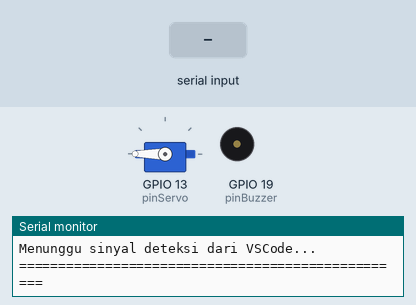
This sketch was run on a simulated ESP32. On the bench: servo, buzzer (waves = sounding, pin HIGH), the last lines printed to the serial monitor. Inputs (shaded band) come from the test bench.

Above: at 3.0 s.
3.1 s: "1" received over Serial
At 4.3 s:
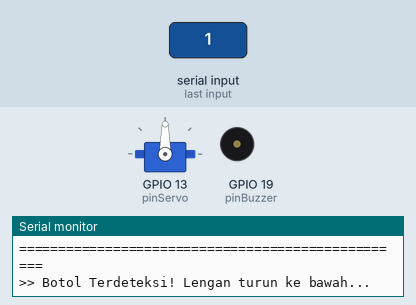
4.6 s: "2" received over Serial
At 6.2 s:
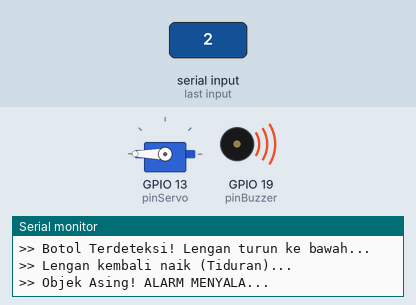
Timing chart, 0 to 8.6 s (numbered marks = the images above; inputs shaded):
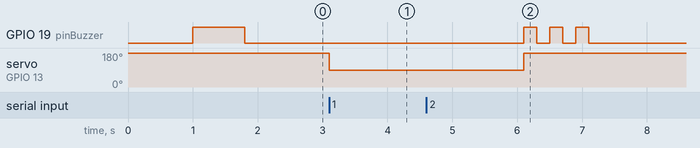

The sketch:

CodeArduinoIDE_ForESP32.ino
```cpp
#include <ESP32Servo.h>

Servo pintuServo;

// ==========================================
// DEKLARASI PIN
// ==========================================
const int pinServo = 13;
const int pinBuzzer = 19;

void setup() {
  Serial.begin(115200);

  // 1. KUNCI SERVO DI POSISI AWAL (180 Derajat)
  // Ini ekuivalen dengan titik awal yang Anda bayangkan sebagai -180
  pintuServo.attach(pinServo);
  pintuServo.write(180);

  // 2. INISIALISASI BUZZER
  pinMode(pinBuzzer, OUTPUT);
  digitalWrite(pinBuzzer, LOW);

  // 3. BUNYI BEEP STARTUP
  delay(1000);
  digitalWrite(pinBuzzer, HIGH);
  delay(800);
  digitalWrite(pinBuzzer, LOW);

  Serial.println("==================================================");
  Serial.println("SISTEM READY (MODE SG90 PRESISI)");
  Serial.println("Menunggu sinyal deteksi dari VSCode...");
  Serial.println("==================================================");
}

void loop() {
  if (Serial.available() > 0) {
    char perintah = Serial.read();

    // ==========================================
    // LOGIKA 1: BOTOL PLASTIK -> TURUN KE BAWAH
    // ==========================================
    if (perintah == '1') {
      Serial.println(">> Botol Terdeteksi! Lengan turun ke bawah...");

      // Mundur 90 derajat (Ekuivalen dengan bergerak ke -90)
      pintuServo.write(90);
      delay(3000);

      Serial.println(">> Lengan kembali naik (Tiduran)...");

      // Kembali ke titik awal (Ekuivalen dengan kembali ke -180)
      pintuServo.write(180);
    }

    // ==========================================
    // LOGIKA 2: OBJEK ILEGAL -> ALARM
    // ==========================================
    else if (perintah == '2') {
      Serial.println(">> Objek Asing! ALARM MENYALA...");

      for(int i = 0; i < 3; i++) {
        digitalWrite(pinBuzzer, HIGH);
        delay(200);
        digitalWrite(pinBuzzer, LOW);
        delay(200);
      }
    }
  }
}
```

Measured:
- after the input at 3.1 s, servo on GPIO 13 (pinServo): 180° → 90° at once
- after the input at 4.6 s, GPIO 19 (pinBuzzer): alternates HIGH for 0.20 s and LOW for 0.20 s, 6 changes in all, then stays LOW, starting after 1.5 s
